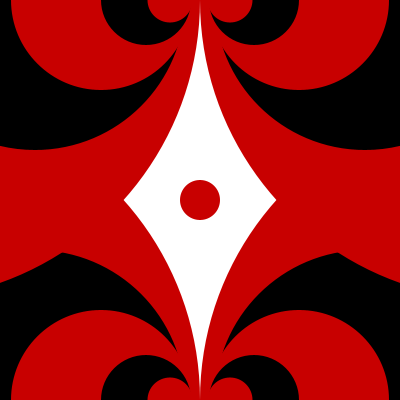
Frame 1 (no input)
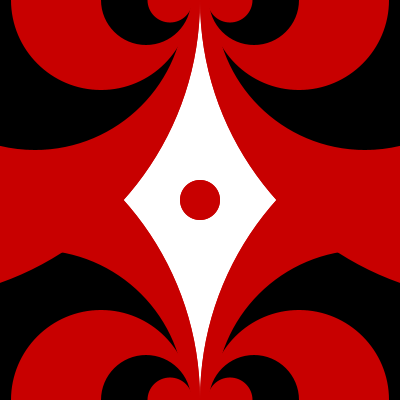
Frame 2 (the mouse pressed at the canvas centre, redrawn once)

The Processing sketch that drew these frames (run headless with seeded random() and noise(); the mouse was pressed at the canvas centre and the sketch redrawn once):

// Processing sketch: processing_48854
// ── processing_48854.pde

int r = 300;

int cr = 40;

float[] b;

float y = 400;

void setup() {
  size(400, 400);

  background(255);  
  smooth();

  noLoop();
}

void draw() {
  ptn(width/2, height);
  ptn(width/2, 0);

  ellipse(width/2, height/2, cr, cr);
}

void ptn(int w, int h) {
  noStroke();

  fill(200, 0, 0);
  ellipse(w-r, h, r*2, r*2);
  ellipse(w+r, h, r*2, r*2);

  fill(0);
  ellipse(w-r*0.55, h, r, r);
  ellipse(w+r*0.55, h, r, r);

  fill(200, 0, 0);
  ellipse(w-r*0.33, h, r*0.6, r*0.6);
  ellipse(w+r*0.33, h, r*0.6, r*0.6);

  fill(0);
  ellipse(w-r*0.18, h, r*0.3, r*0.3);
  ellipse(w+r*0.18, h, r*0.3, r*0.3);

  fill(200, 0, 0);
  ellipse(w-r*0.1, h, r*0.15, r*0.15);
  ellipse(w+r*0.1, h, r*0.15, r*0.15);
}
